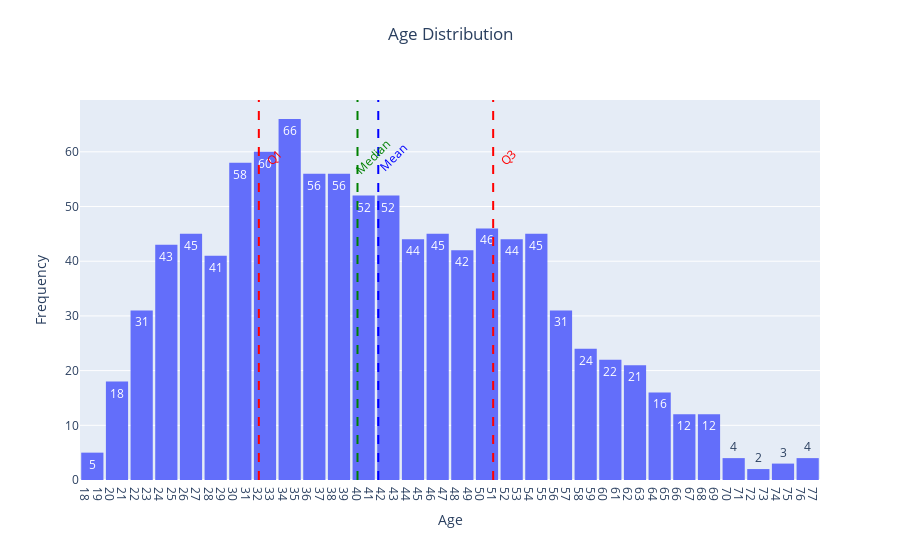

Notebook cell for this chart:
### Markdown cell above
Almost equal which is good for the KNN

### Code cell
# Create histogram
age_distribution_fig = px.histogram(
    df,
    x="age",
    title="Age Distribution",
    text_auto=True,  # Show text labels on bars
    nbins=30,  # Customize number of bins for better granularity
)

# Calculate statistics
median_age = df["age"].median()
mean_age = df["age"].mean()
first_quartile = df["age"].quantile(0.25)
third_quartile = df["age"].quantile(0.75)

# Add vertical lines for statistical markers without annotation_text
stat_lines = [
    {"x": median_age, "color": "green", "text": "Median"},
    {"x": mean_age, "color": "blue", "text": "Mean"},
    {"x": first_quartile, "color": "red", "text": "Q1"},
    {"x": third_quartile, "color": "red", "text": "Q3"},
]

for line in stat_lines:
    age_distribution_fig.add_vline(
        x=line["x"],
        line_dash="dash",
        line_color=line["color"],
    )
    # Add text annotations at top of the chart
    age_distribution_fig.add_annotation(
        x=line["x"],
        y=max(df["age"].value_counts()) * 0.95,
        text=line["text"],
        showarrow=False,
        textangle=-45,
        font=dict(color=line["color"]),
        yshift=120,
        xshift=15,
    )

# Customize layout for readability and presentation
age_distribution_fig.update_layout(
    title={
        "text": "Age Distribution",
        "y": 0.95,
        "x": 0.5,
        "xanchor": "center",
        "yanchor": "top",
    },
    xaxis_title="Age",
    yaxis_title="Frequency",
    xaxis=dict(
        tickmode="linear", showgrid=False, zeroline=False
    ),  # Linear ticks for age axis
    yaxis=dict(showgrid=True),  # Y-axis grid for readability
    bargap=0.1,  # Adjust bar gap for aesthetic
)

# Customize hover labels
age_distribution_fig.update_traces(
    hovertemplate="Age: %{x}<br>Count: %{y}<extra></extra>",  # Custom tooltip format
)

# Display the improved histogram
age_distribution_fig.show()

### Figure 1 — Plotly figure (JSON) as saved in the notebook; plotly's stock layout.template omitted (floating-point values rounded to 4 significant figures; data arrays with more than 128 entries replaced by an {"elided": "..."} marker saying what was removed)
{"data": [{"alignmentgroup": "True", "bingroup": "x", "hovertemplate": "Age: %{x}<br>Count: %{y}<extra></extra>", "legendgroup": "", "marker": {"color": "#636efa", "pattern": {"shape": ""}}, "name": "", "nbinsx": 30, "offsetgroup": "", "orientation": "v", "showlegend": false, "texttemplate": "%{value}", "type": "histogram", "x": {"elided": "1000 int values"}, "xaxis": "x", "yaxis": "y"}], "layout": {"annotations": [{"font": {"color": "green"}, "showarrow": false, "text": "Median", "textangle": -45, "x": 40, "xshift": 15, "y": 37.05, "yshift": 120}, {"font": {"color": "blue"}, "showarrow": false, "text": "Mean", "textangle": -45, "x": 41.68, "xshift": 15, "y": 37.05, "yshift": 120}, {"font": {"color": "red"}, "showarrow": false, "text": "Q1", "textangle": -45, "x": 32, "xshift": 15, "y": 37.05, "yshift": 120}, {"font": {"color": "red"}, "showarrow": false, "text": "Q3", "textangle": -45, "x": 51, "xshift": 15, "y": 37.05, "yshift": 120}], "bargap": 0.1, "barmode": "relative", "legend": {"tracegroupgap": 0}, "shapes": [{"line": {"color": "green", "dash": "dash"}, "type": "line", "x0": 40, "x1": 40, "xref": "x", "y0": 0, "y1": 1, "yref": "y domain"}, {"line": {"color": "blue", "dash": "dash"}, "type": "line", "x0": 41.68, "x1": 41.68, "xref": "x", "y0": 0, "y1": 1, "yref": "y domain"}, {"line": {"color": "red", "dash": "dash"}, "type": "line", "x0": 32, "x1": 32, "xref": "x", "y0": 0, "y1": 1, "yref": "y domain"}, {"line": {"color": "red", "dash": "dash"}, "type": "line", "x0": 51, "x1": 51, "xref": "x", "y0": 0, "y1": 1, "yref": "y domain"}], "title": {"text": "Age Distribution", "x": 0.5, "xanchor": "center", "y": 0.95, "yanchor": "top"}, "xaxis": {"anchor": "y", "domain": [0, 1], "showgrid": false, "tickmode": "linear", "title": {"text": "Age"}, "zeroline": false}, "yaxis": {"anchor": "x", "domain": [0, 1], "showgrid": true, "title": {"text": "Frequency"}}}}
